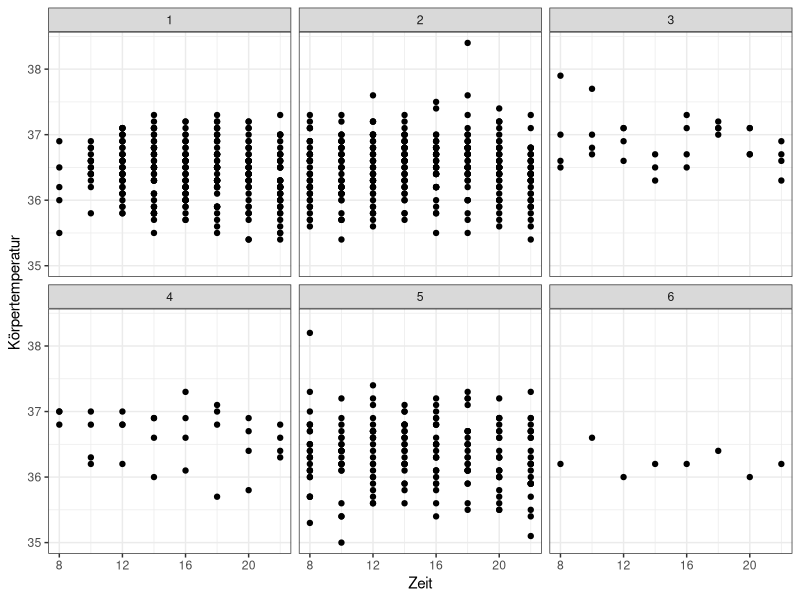
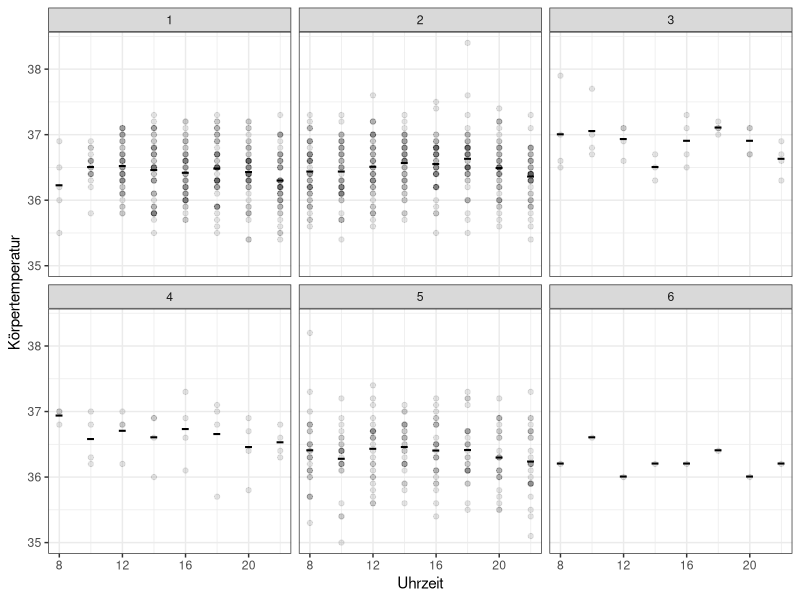
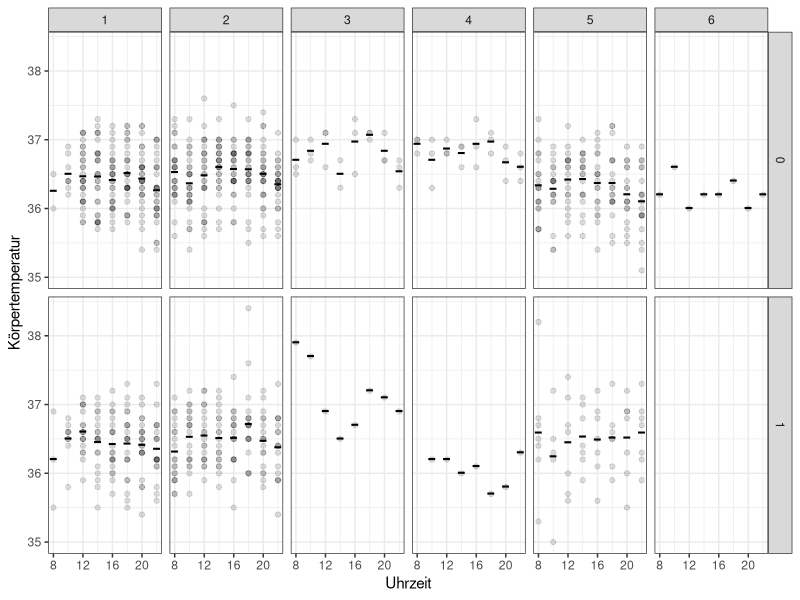

The R script that drew these images, in order:
## ---- chunk 1
knitr::opts_chunk$set(echo = TRUE)
library(tidyverse)
library(ggplot2)
## ---- chunk 2
#########Style-Guide##########
#'Verwende für den Einzug in der Regel zwei Leerzeichen pro Ebene.
#'
#'Setze Leerzeichen um Zuweisungen, Operatoren und nach Kommas, aber nicht vor.
#'
#'Verwende sinnvolle und beschreibende Namen für Variablen, Funktionen und Objekte.
#'
#'Vermeide Einzelbuchstaben oder Abkürzungen in Variablennamen, es sei denn, sie sind allgemein verständlich.
#'
#' CamelCase für Variablen 
#' 
#' Verwende für den Einzug in der Regel tabular pro Ebene.
#' 
#' Verwende den R-Standard # für Einzeilige Kommentare und #' für Dokumentationskommentare.
#' 
#' Begrenze die Zeilenlänge auf etwa 80 bis 100 Zeichen, um den Code lesbar zu halten. Verwende Zeilenumbrüche, um lange Zeilen aufzuteilen.
#' 
#' Verwende library() zum Laden von Paketen am Anfang deines Skripts oder deiner Funktion.
#' 
#' Vermeide das harte Codieren von Zahlen oder Dateipfaden. Verwende stattdessen Variablen oder Konstanten.
## ---- chunk 3
library(tidyverse)
library(ggplot2)
library(readr)
Daten <- read_csv("Daten.csv")

df_long <- Daten %>% #changing data from wide to long format
  pivot_longer(cols = starts_with("KT"),
               names_to = "Time",
               values_to = "Temperature")


#removing NAs
df_long <-
  df_long %>% mutate(Temperature = ifelse(Temperature < 0, NA, Temperature))  %>% mutate(Time = as.numeric(gsub("KT", "", Time))) 
avgtemp <- df_long %>% group_by(Time,Tag,Iloprost) %>% summarise(avgtemp = mean(Temperature, na.rm = TRUE))



 
df_long %>% ggplot(aes(x = Time, y = Temperature)) +
  geom_point() +
  facet_wrap( ~ Tag) +
  theme(axis.text.x = element_text(angle = 90, hjust = 1)) +
  labs(x = "Zeit", y = "Körpertemperatur") +
  theme_bw() 
## ---- chunk 4
#bodytemps on each day and hour with mean
avgtemp <- df_long %>% group_by(Time,Tag) %>% summarise(avgtemp = mean(Temperature, na.rm = TRUE))


df_long %>% 
  ggplot(aes(x = Time, y = Temperature)) +
  geom_point(data = avgtemp, aes(y = avgtemp), size = 7, alpha = 1, shape = "-") +
  geom_point(alpha = 0.1) +
  facet_wrap(~ Tag) +
  labs(x = "Uhrzeit", y = "Körpertemperatur") +
  theme_bw()

## ---- chunk 5
#comparison with administered Iloprost
avgtemp <- df_long %>% group_by(Time,Tag,Iloprost) %>% summarise(avgtemp = mean(Temperature, na.rm = TRUE))


df_long %>% ungroup %>%
  ggplot(aes(x = Time, y = Temperature)) +
  geom_point(data = avgtemp, aes(y = avgtemp), size = 7, alpha = 1, shape = "-") +
  geom_point(alpha = 0.13) +
  facet_grid(cols = vars(Tag), rows = vars(Iloprost))+
  labs(x = "Uhrzeit", y = "Körpertemperatur") +
  theme_bw()

